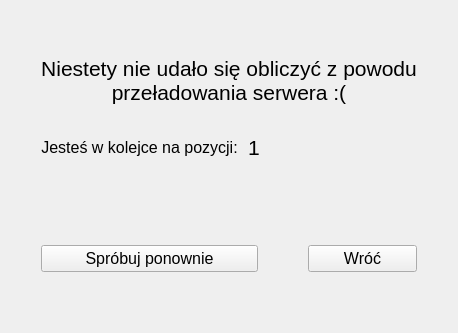
      <widget class="QWidget" name="page_server_full">
       <layout class="QGridLayout" name="gridLayout_12">
        <item row="0" column="0">
         <layout class="QVBoxLayout" name="verticalLayout_9" stretch="2,1">
          <property name="spacing">
           <number>30</number>
          </property>
          <item>
           <layout class="QGridLayout" name="gridLayout_11">
            <property name="leftMargin">
             <number>30</number>
            </property>
            <property name="topMargin">
             <number>45</number>
            </property>
            <property name="rightMargin">
             <number>30</number>
            </property>
            <property name="bottomMargin">
             <number>0</number>
            </property>
            <property name="horizontalSpacing">
             <number>10</number>
            </property>
            <property name="verticalSpacing">
             <number>30</number>
            </property>
            <item row="0" column="0" colspan="2">
             <widget class="QLabel" name="sfull_label_unfortun">
              <property name="font">
               <font>
                <pointsize>16</pointsize>
               </font>
              </property>
              <property name="text">
               <string>Niestety nie udało się obliczyć z powodu przeładowania serwera :(</string>
              </property>
              <property name="textFormat">
               <enum>Qt::AutoText</enum>
              </property>
              <property name="alignment">
               <set>Qt::AlignCenter</set>
              </property>
              <property name="wordWrap">
               <bool>true</bool>
              </property>
             </widget>
            </item>
            <item row="1" column="0">
             <widget class="QLabel" name="sfull_label_queue">
              <property name="font">
               <font>
                <pointsize>12</pointsize>
               </font>
              </property>
              <property name="text">
               <string>Jesteś w kolejce na pozycji:</string>
              </property>
              <property name="textFormat">
               <enum>Qt::AutoText</enum>
              </property>
              <property name="alignment">
               <set>Qt::AlignCenter</set>
              </property>
              <property name="wordWrap">
               <bool>false</bool>
              </property>
             </widget>
            </item>
            <item row="1" column="1">
             <widget class="QLabel" name="sfull_label_queue_pos">
              <property name="font">
               <font>
                <pointsize>16</pointsize>
               </font>
              </property>
              <property name="layoutDirection">
               <enum>Qt::LeftToRight</enum>
              </property>
              <property name="text">
               <string>1</string>
              </property>
              <property name="textFormat">
               <enum>Qt::AutoText</enum>
              </property>
              <property name="alignment">
               <set>Qt::AlignLeading|Qt::AlignLeft|Qt::AlignVCenter</set>
              </property>
              <property name="wordWrap">
               <bool>false</bool>
              </property>
             </widget>
            </item>
           </layout>
          </item>
          <item>
           <layout class="QHBoxLayout" name="horizontalLayout_7" stretch="2,1">
            <property name="spacing">
             <number>50</number>
            </property>
            <property name="leftMargin">
             <number>30</number>
            </property>
            <property name="topMargin">
             <number>55</number>
            </property>
            <property name="rightMargin">
             <number>30</number>
            </property>
            <property name="bottomMargin">
             <number>50</number>
            </property>
            <item>
             <widget class="QPushButton" name="sfull_button_try_again">
              <property name="font">
               <font>
                <pointsize>12</pointsize>
               </font>
              </property>
              <property name="autoFillBackground">
               <bool>false</bool>
              </property>
              <property name="text">
               <string>Spróbuj ponownie</string>
              </property>
             </widget>
            </item>
            <item>
             <widget class="QPushButton" name="sfull_button_goback">
              <property name="font">
               <font>
                <pointsize>12</pointsize>
               </font>
              </property>
              <property name="text">
               <string>Wróć</string>
              </property>
             </widget>
            </item>
           </layout>
          </item>
         </layout>
        </item>
       </layout>
      </widget>
